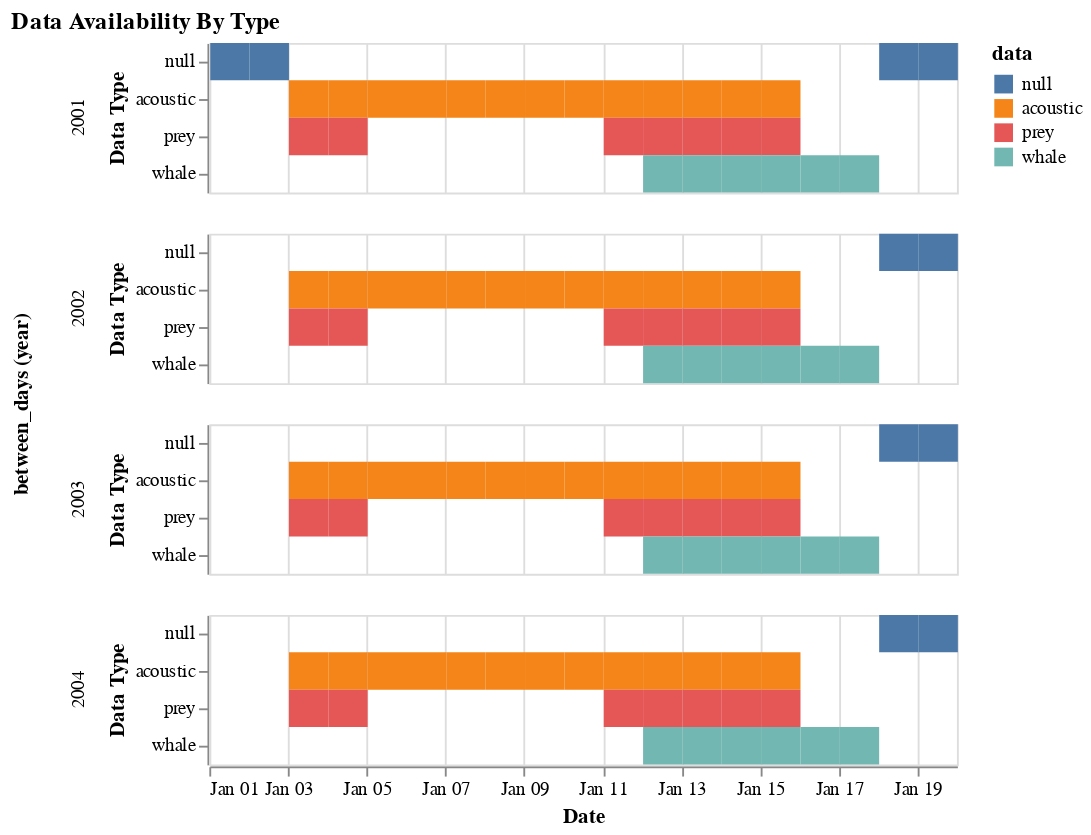

The cell this chart's notebook holds for it:
### Code cell
# plot of sample data I made in excel -- **closest to the plot I want
alt.Chart(sample).mark_rect().encode(
    y = alt.Y('data:N', title = 'Data Type'),
    x = alt.X('monthdate(between_days):T', title = 'Date'),
    color = 'data:N'
).facet(
    row = 'year(between_days)'
).properties(
    title = 'Data Availability By Type')

### Figure 1 — Vega-Lite specification as saved in the notebook (floating-point values rounded to 4 significant figures)
{"config": {"view": {"continuousWidth": 400, "continuousHeight": 300}}, "data": {"name": "data-74737dbfddd83c79554fd52b0d2e6fbb"}, "facet": {"row": {"type": "temporal", "field": "between_days", "timeUnit": "year"}}, "spec": {"mark": "rect", "encoding": {"color": {"type": "nominal", "field": "data"}, "x": {"type": "temporal", "field": "between_days", "timeUnit": "monthdate", "title": "Date"}, "y": {"type": "nominal", "field": "data", "title": "Data Type"}}}, "title": "Data Availability By Type", "$schema": "https://vega.github.io/schema/vega-lite/v4.8.1.json", "datasets": {"data-74737dbfddd83c79554fd52b0d2e6fbb": [{"between_days": "2001-01-01T00:00:00", "data": null}, {"between_days": "2001-01-02T00:00:00", "data": null}, {"between_days": "2001-01-03T00:00:00", "data": "acoustic"}, {"between_days": "2001-01-03T00:00:00", "data": "prey"}, {"between_days": "2001-01-04T00:00:00", "data": "acoustic"}, {"between_days": "2001-01-04T00:00:00", "data": "prey"}, {"between_days": "2001-01-05T00:00:00", "data": "acoustic"}, {"between_days": "2001-01-06T00:00:00", "data": "acoustic"}, {"between_days": "2001-01-07T00:00:00", "data": "acoustic"}, {"between_days": "2001-01-08T00:00:00", "data": "acoustic"}, {"between_days": "2001-01-09T00:00:00", "data": "acoustic"}, {"between_days": "2001-01-10T00:00:00", "data": "acoustic"}, {"between_days": "2001-01-11T00:00:00", "data": "acoustic"}, {"between_days": "2001-01-11T00:00:00", "data": "prey"}, {"between_days": "2001-01-12T00:00:00", "data": "acoustic"}, {"between_days": "2001-01-12T00:00:00", "data": "prey"}, {"between_days": "2001-01-12T00:00:00", "data": "whale"}, {"between_days": "2001-01-13T00:00:00", "data": "acoustic"}, {"between_days": "2001-01-13T00:00:00", "data": "prey"}, {"between_days": "2001-01-13T00:00:00", "data": "whale"}, {"between_days": "2001-01-14T00:00:00", "data": "acoustic"}, {"between_days": "2001-01-14T00:00:00", "data": "prey"}, {"between_days": "2001-01-14T00:00:00", "data": "whale"}, {"between_days": "2001-01-15T00:00:00", "data": "acoustic"}, {"between_days": "2001-01-15T00:00:00", "data": "prey"}, {"between_days": "2001-01-15T00:00:00", "data": "whale"}, {"between_days": "2001-01-16T00:00:00", "data": "whale"}, {"between_days": "2001-01-17T00:00:00", "data": "whale"}, {"between_days": "2001-01-18T00:00:00", "data": null}, {"between_days": "2001-01-19T00:00:00", "data": null}, {"between_days": "2002-01-03T00:00:00", "data": "acoustic"}, {"between_days": "2002-01-03T00:00:00", "data": "prey"}, {"between_days": "2002-01-04T00:00:00", "data": "acoustic"}, {"between_days": "2002-01-04T00:00:00", "data": "prey"}, {"between_days": "2002-01-05T00:00:00", "data": "acoustic"}, {"between_days": "2002-01-06T00:00:00", "data": "acoustic"}, {"between_days": "2002-01-07T00:00:00", "data": "acoustic"}, {"between_days": "2002-01-08T00:00:00", "data": "acoustic"}, {"between_days": "2002-01-09T00:00:00", "data": "acoustic"}, {"between_days": "2002-01-10T00:00:00", "data": "acoustic"}, {"between_days": "2002-01-11T00:00:00", "data": "acoustic"}, {"between_days": "2002-01-11T00:00:00", "data": "prey"}, {"between_days": "2002-01-12T00:00:00", "data": "acoustic"}, {"between_days": "2002-01-12T00:00:00", "data": "prey"}, {"between_days": "2002-01-12T00:00:00", "data": "whale"}, {"between_days": "2002-01-13T00:00:00", "data": "acoustic"}, {"between_days": "2002-01-13T00:00:00", "data": "prey"}, {"between_days": "2002-01-13T00:00:00", "data": "whale"}, {"between_days": "2002-01-14T00:00:00", "data": "acoustic"}, {"between_days": "2002-01-14T00:00:00", "data": "prey"}, {"between_days": "2002-01-14T00:00:00", "data": "whale"}, {"between_days": "2002-01-15T00:00:00", "data": "acoustic"}, {"between_days": "2002-01-15T00:00:00", "data": "prey"}, {"between_days": "2002-01-15T00:00:00", "data": "whale"}, {"between_days": "2002-01-16T00:00:00", "data": "whale"}, {"between_days": "2002-01-17T00:00:00", "data": "whale"}, {"between_days": "2002-01-18T00:00:00", "data": null}, {"between_days": "2002-01-19T00:00:00", "data": null}, {"between_days": "2003-01-03T00:00:00", "data": "acoustic"}, {"between_days": "2003-01-03T00:00:00", "data": "prey"}, {"between_days": "2003-01-04T00:00:00", "data": "acoustic"}, {"between_days": "2003-01-04T00:00:00", "data": "prey"}, {"between_days": "2003-01-05T00:00:00", "data": "acoustic"}, {"between_days": "2003-01-06T00:00:00", "data": "acoustic"}, {"between_days": "2003-01-07T00:00:00", "data": "acoustic"}, {"between_days": "2003-01-08T00:00:00", "data": "acoustic"}, {"between_days": "2003-01-09T00:00:00", "data": "acoustic"}, {"between_days": "2003-01-10T00:00:00", "data": "acoustic"}, {"between_days": "2003-01-11T00:00:00", "data": "acoustic"}, {"between_days": "2003-01-11T00:00:00", "data": "prey"}, {"between_days": "2003-01-12T00:00:00", "data": "acoustic"}, {"between_days": "2003-01-12T00:00:00", "data": "prey"}, {"between_days": "2003-01-12T00:00:00", "data": "whale"}, {"between_days": "2003-01-13T00:00:00", "data": "acoustic"}, {"between_days": "2003-01-13T00:00:00", "data": "prey"}, {"between_days": "2003-01-13T00:00:00", "data": "whale"}, {"between_days": "2003-01-14T00:00:00", "data": "acoustic"}, {"between_days": "2003-01-14T00:00:00", "data": "prey"}, {"between_days": "2003-01-14T00:00:00", "data": "whale"}, {"between_days": "2003-01-15T00:00:00", "data": "acoustic"}, {"between_days": "2003-01-15T00:00:00", "data": "prey"}, {"between_days": "2003-01-15T00:00:00", "data": "whale"}, {"between_days": "2003-01-16T00:00:00", "data": "whale"}, {"between_days": "2003-01-17T00:00:00", "data": "whale"}, {"between_days": "2003-01-18T00:00:00", "data": null}, {"between_days": "2003-01-19T00:00:00", "data": null}, {"between_days": "2004-01-03T00:00:00", "data": "acoustic"}, {"between_days": "2004-01-03T00:00:00", "data": "prey"}, {"between_days": "2004-01-04T00:00:00", "data": "acoustic"}, {"between_days": "2004-01-04T00:00:00", "data": "prey"}, {"between_days": "2004-01-05T00:00:00", "data": "acoustic"}, {"between_days": "2004-01-06T00:00:00", "data": "acoustic"}, {"between_days": "2004-01-07T00:00:00", "data": "acoustic"}, {"between_days": "2004-01-08T00:00:00", "data": "acoustic"}, {"between_days": "2004-01-09T00:00:00", "data": "acoustic"}, {"between_days": "2004-01-10T00:00:00", "data": "acoustic"}, {"between_days": "2004-01-11T00:00:00", "data": "acoustic"}, {"between_days": "2004-01-11T00:00:00", "data": "prey"}, {"between_days": "2004-01-12T00:00:00", "data": "acoustic"}, {"between_days": "2004-01-12T00:00:00", "data": "prey"}, {"between_days": "2004-01-12T00:00:00", "data": "whale"}, {"between_days": "2004-01-13T00:00:00", "data": "acoustic"}, {"between_days": "2004-01-13T00:00:00", "data": "prey"}, {"between_days": "2004-01-13T00:00:00", "data": "whale"}, {"between_days": "2004-01-14T00:00:00", "data": "acoustic"}, {"between_days": "2004-01-14T00:00:00", "data": "prey"}, {"between_days": "2004-01-14T00:00:00", "data": "whale"}, {"between_days": "2004-01-15T00:00:00", "data": "acoustic"}, {"between_days": "2004-01-15T00:00:00", "data": "prey"}, {"between_days": "2004-01-15T00:00:00", "data": "whale"}, {"between_days": "2004-01-16T00:00:00", "data": "whale"}, {"between_days": "2004-01-17T00:00:00", "data": "whale"}, {"between_days": "2004-01-18T00:00:00", "data": null}, {"between_days": "2004-01-19T00:00:00", "data": null}]}}
